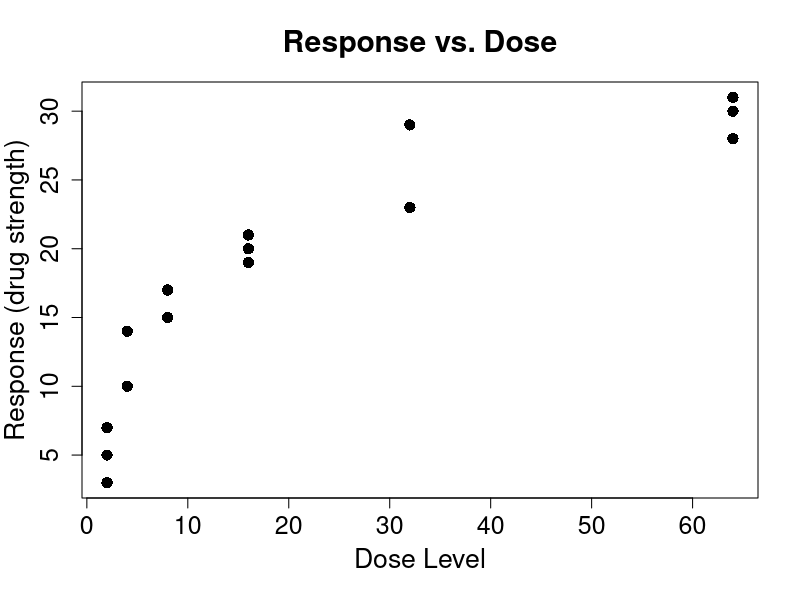
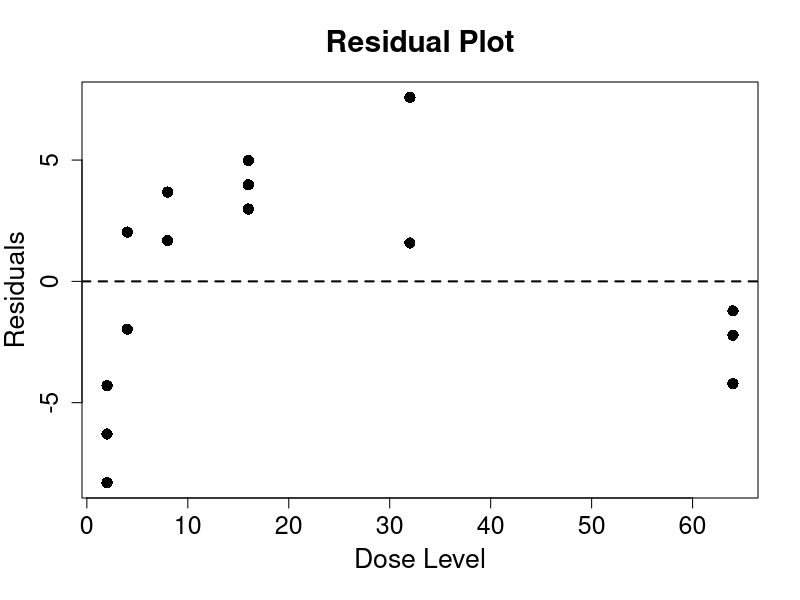

Write the R code that produced these figures, in order. (Note: this script raises an error after producing the figures.)
# =========== #
# Homework #4 #
# =========== #

# ==================== #
# Problem 1 #
# ==================== #
drug <- read.csv("drug.txt",header=T)
attach(drug)

# Part (a)
# ========
plot(dose,response,xlab="Dose Level",pch=16,  # Plots response vs. dose with
  ylab="Response (drug strength)",cex=1.5,    #   axis labels and a closed
  cex.lab=1.6,cex.axis=1.5,mgp=c(2.7,1,0),    #   circle
  main="Response vs. Dose",cex.main=1.8)

# Part (b)
# ========
reg <- lm(response~dose)                      # Regression of response on dose
summary(reg)                                  # Regression summary

# Part (c)
# ========
plot(dose,reg$resid,xlab="Dose Level",pch=16, # Makes a residual plot of
  ylab="Residuals",cex=1.5,cex.lab=1.6,       #   the residuals vs. the
  cex.axis=1.5,mgp=c(2.7,1,0),main=           #   x-values (doses)
  "Residual Plot",cex.main=1.8)
abline(h=0,lwd=2,lty=2)                       # Plots the zero-line

# Part (d)
# ========
purelof(dose,response)              # Conducts a model lack of fit test

# Part (e)
# ========
ldose <- log(dose)                            # Log of the doses
plot(ldose,response,xlab="Log Dose",pch=16,   # Plots response vs. dose with
  ylab="Response (drug strength)",cex=1.5,    #   axis labels and a closed
  cex.lab=1.6,cex.axis=1.5,mgp=c(2.7,1,0),    #   circle
  main="Response vs. Log Dose",cex.main=1.8)
reg <- lm(response~ldose)                     # Regresses y on log dose
abline(reg,lwd=2)                             # Plots the regression line
summary(reg)                                  # Regression summary
plot(ldose,reg$resid,xlab="Log Dose",         # Makes a residual plot of
  ylab="Residuals",cex=1.5,cex.lab=1.6,       #   the residuals vs. the
  cex.axis=1.5,mgp=c(2.7,1,0),main=           #   log doses
  "Residual Plot",cex.main=1.8,pch=16)
abline(h=0,lwd=2,lty=2)                       # Plots the zero-line
purelof(log(dose),response)                   # Model LOF test


# ==================== #
# Problem 2 #
# ==================== #
wheatears <- read.csv("wheatears.txt",      # Reads in the wheatears data
                      header=T)
attach(wheatears)                           


plot(mass,tcell,xlab="Mean Stone Mass (g)", # Scatterplot of T-cell Response
     ylab="T-cell Response (mm)",cex.lab=1.6,  #    vs. Stone Mass
     cex.axis=1.5,pch=16,cex=1.5,
     main="T-cell Response vs. Stone Mass",
     cex.main=1.6,mgp=c(2.7,1,0))

# Attempt transformation
exptcell=exp(tcell)
expmass=exp(mass)
reg <- lm(exptcell~expmass,data=wheatears)      
summary(reg)      
abline(reg,lwd=2)                         


reg <- lm(tcell~mass,data=wheatears)      # Regression of T-cell on stone mass
summary(reg)      
abline(reg,lwd=2)                         # Plots regression line


# Residual Analysis 
plot(reg$fitted,reg$resid,ylab="Residuals", 	# Residual plot
     xlab="Predicted Values",cex.lab=1.6,cex=1.5,
     pch=16,main="Residuals vs. Predicted Values",
     cex.main=1.8,cex.axis=1.5,mgp=c(2.7,1,0))
abline(h=0,lty=2,lwd=2)                       	# Plots the y=0 line

qqnorm(reg$resid,pch=16,ylab="Residuals",	# Normal quantile plot of model residuals
       xlab="Standard Normal Quantiles",       
       cex.lab=1.6,cex.axis=1.5,cex.main=1.8,
       main="Normal Quantile Plot",cex=1.5,mgp=c(2.7,1,0))

studres <- rstudent(reg)             # Vector of Studentized deleted residuals
wheatears[abs(studres)>2.1,]         # Display outlying obs


